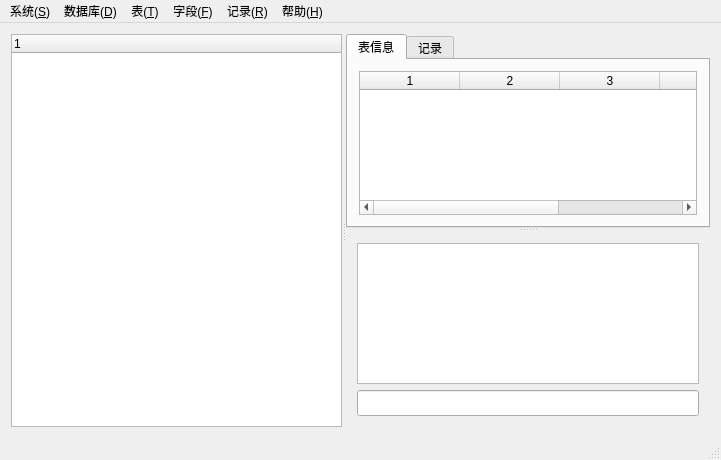
<?xml version="1.0" encoding="UTF-8"?>
<ui version="4.0">
 <class>MainWindow</class>
 <widget class="QMainWindow" name="MainWindow">
  <property name="geometry">
   <rect>
    <x>0</x>
    <y>0</y>
    <width>721</width>
    <height>460</height>
   </rect>
  </property>
  <property name="minimumSize">
   <size>
    <width>200</width>
    <height>200</height>
   </size>
  </property>
  <property name="windowTitle">
   <string>MainWindow</string>
  </property>
  <widget class="QWidget" name="centralWidget">
   <layout class="QHBoxLayout" name="horizontalLayout_2">
    <item>
     <widget class="QSplitter" name="splitter2">
      <property name="orientation">
       <enum>Qt::Horizontal</enum>
      </property>
      <widget class="QTreeWidget" name="tree">
       <column>
        <property name="text">
         <string notr="true">1</string>
        </property>
       </column>
      </widget>
      <widget class="QSplitter" name="splitter1">
       <property name="orientation">
        <enum>Qt::Vertical</enum>
       </property>
       <widget class="QTabWidget" name="tabWidget">
        <property name="currentIndex">
         <number>0</number>
        </property>
        <widget class="QWidget" name="tab">
         <attribute name="title">
          <string>表信息</string>
         </attribute>
         <layout class="QGridLayout" name="gridLayout_2">
          <item row="0" column="0">
           <widget class="QTableWidget" name="table">
            <property name="columnCount">
             <number>5</number>
            </property>
            <column/>
            <column/>
            <column/>
            <column/>
            <column/>
           </widget>
          </item>
         </layout>
        </widget>
        <widget class="QWidget" name="tab_2">
         <attribute name="title">
          <string>记录</string>
         </attribute>
         <layout class="QGridLayout" name="gridLayout">
          <item row="0" column="0">
           <widget class="QTableWidget" name="tableWidget"/>
          </item>
         </layout>
        </widget>
       </widget>
       <widget class="QWidget" name="layoutWidget">
        <layout class="QVBoxLayout" name="verticalLayout">
         <item>
          <widget class="QTextEdit" name="textEdit">
           <property name="enabled">
            <bool>true</bool>
           </property>
           <property name="font">
            <font>
             <family>Times New Roman</family>
             <pointsize>11</pointsize>
            </font>
           </property>
           <property name="readOnly">
            <bool>true</bool>
           </property>
          </widget>
         </item>
         <item>
          <widget class="QLineEdit" name="lineEdit">
           <property name="font">
            <font>
             <family>Times New Roman</family>
             <pointsize>11</pointsize>
            </font>
           </property>
          </widget>
         </item>
        </layout>
       </widget>
      </widget>
     </widget>
    </item>
   </layout>
  </widget>
  <widget class="QMenuBar" name="menuBar">
   <property name="geometry">
    <rect>
     <x>0</x>
     <y>0</y>
     <width>721</width>
     <height>23</height>
    </rect>
   </property>
   <widget class="QMenu" name="menu_S">
    <property name="title">
     <string>系统(&amp;S)</string>
    </property>
    <addaction name="action_L"/>
    <addaction name="action_X"/>
   </widget>
   <widget class="QMenu" name="menu_D">
    <property name="title">
     <string>数据库(&amp;D)</string>
    </property>
    <addaction name="action_N"/>
    <addaction name="action_R"/>
    <addaction name="action_D"/>
   </widget>
   <widget class="QMenu" name="menu_T">
    <property name="title">
     <string>表(&amp;T)</string>
    </property>
    <addaction name="action_N_2"/>
    <addaction name="action_R_2"/>
    <addaction name="action_Q"/>
    <addaction name="action_C"/>
    <addaction name="action_D_2"/>
   </widget>
   <widget class="QMenu" name="menu_F">
    <property name="title">
     <string>字段(&amp;F)</string>
    </property>
    <addaction name="action_N_3"/>
    <addaction name="action_M"/>
    <addaction name="action_D_3"/>
   </widget>
   <widget class="QMenu" name="menu_R">
    <property name="title">
     <string>记录(&amp;R)</string>
    </property>
    <addaction name="action_N_4"/>
    <addaction name="action_M_2"/>
    <addaction name="action_D_4"/>
   </widget>
   <widget class="QMenu" name="menu_H">
    <property name="title">
     <string>帮助(&amp;H)</string>
    </property>
    <addaction name="action"/>
   </widget>
   <addaction name="menu_S"/>
   <addaction name="menu_D"/>
   <addaction name="menu_T"/>
   <addaction name="menu_F"/>
   <addaction name="menu_R"/>
   <addaction name="menu_H"/>
  </widget>
  <widget class="QStatusBar" name="statusBar"/>
  <action name="action_L">
   <property name="text">
    <string>查看日志(&amp;L)</string>
   </property>
  </action>
  <action name="action_X">
   <property name="text">
    <string>退出(&amp;X)</string>
   </property>
  </action>
  <action name="action_N">
   <property name="text">
    <string>新建库(&amp;N)</string>
   </property>
  </action>
  <action name="action_R">
   <property name="text">
    <string>重命名库(&amp;R)</string>
   </property>
  </action>
  <action name="action_D">
   <property name="text">
    <string>删除库(&amp;D)</string>
   </property>
  </action>
  <action name="action_N_2">
   <property name="text">
    <string>新建表(&amp;N)</string>
   </property>
  </action>
  <action name="action_R_2">
   <property name="text">
    <string>重命名表(&amp;R)</string>
   </property>
  </action>
  <action name="action_Q">
   <property name="text">
    <string>条件查询(&amp;Q)</string>
   </property>
  </action>
  <action name="action_C">
   <property name="text">
    <string>清空表(&amp;C)</string>
   </property>
  </action>
  <action name="action_D_2">
   <property name="text">
    <string>删除表(&amp;D)</string>
   </property>
  </action>
  <action name="action_N_3">
   <property name="text">
    <string>添加字段(&amp;N)</string>
   </property>
  </action>
  <action name="action_M">
   <property name="text">
    <string>修改字段(&amp;M)</string>
   </property>
  </action>
  <action name="action_D_3">
   <property name="text">
    <string>删除字段(&amp;D)</string>
   </property>
  </action>
  <action name="action_N_4">
   <property name="text">
    <string>添加记录(&amp;N)</string>
   </property>
  </action>
  <action name="action_M_2">
   <property name="text">
    <string>修改记录(&amp;M)</string>
   </property>
  </action>
  <action name="action_D_4">
   <property name="text">
    <string>删除记录(&amp;D)</string>
   </property>
  </action>
  <action name="action">
   <property name="text">
    <string>关于(&amp;A)</string>
   </property>
  </action>
 </widget>
 <layoutdefault spacing="6" margin="11"/>
 <resources/>
 <connections/>
</ui>
